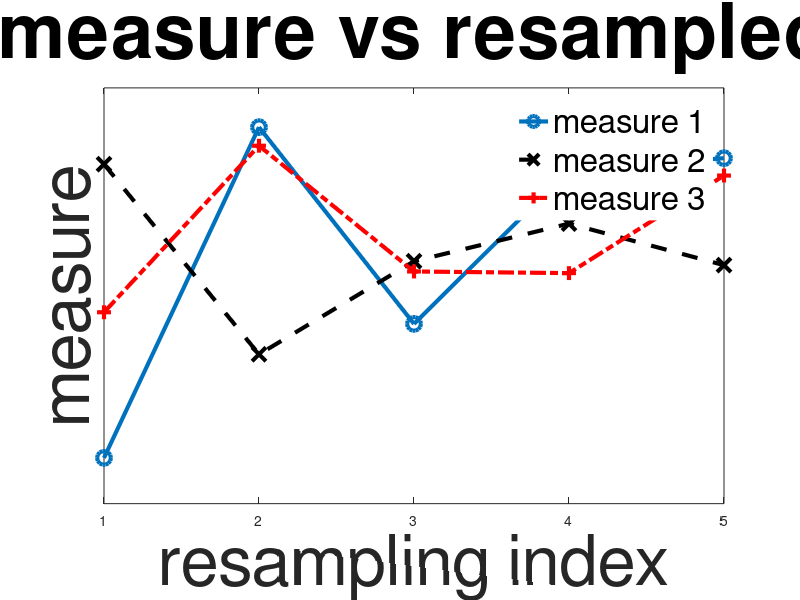

This figure's MATLAB source:
%========================================================================
%     <imgsurrogateplotbutton.m>, v 1.0 2010/02/11 22:09:14  Kugiumtzis & Tsimpiris
%     This is part of the MATS-Toolkit http://eeganalysis.web.auth.gr/

%========================================================================
% Copyright (C) 2010 by Dimitris Kugiumtzis and Alkiviadis Tsimpiris 
%                       <dkugiu@gen.auth.gr>

%========================================================================
% Version: 1.0

% The FreeBSD Copyright:	
% Copyright 1992-2012 The FreeBSD Project. All rights reserved.	

% Redistribution and use in source and binary forms, with or without modification, 
% are permitted provided that the following conditions are met:	

% Redistributions of source code must retain the above copyright notice, 
% this list of conditions and the following disclaimer.	
% Redistributions in binary form must reproduce the above copyright notice, 
% this list of conditions and the following disclaimer in the documentation 
% and/or other materials provided with the distribution.	

% "THIS SOFTWARE IS PROVIDED BY THE FREEBSD PROJECT ``AS IS' AND ANY EXPRESS OR IMPLIED WARRANTIES,
% INCLUDING, BUT NOT LIMITED TO, THE IMPLIED WARRANTIES OF MERCHANTABILITY AND FITNESS FOR A PARTICULAR 
% PURPOSE ARE DISCLAIMED. IN NO EVENT SHALL THE FREEBSD PROJECT OR CONTRIBUTORS BE LIABLE FOR ANY DIRECT,
% INDIRECT, INCIDENTAL, SPECIAL, EXEMPLARY, OR CONSEQUENTIAL DAMAGES (INCLUDING, BUT NOT LIMITED TO, PROCUREMENT
% OF SUBSTITUTE GOODS OR SERVICES; LOSS OF USE, DATA, OR PROFITS; OR BUSINESS INTERRUPTION) HOWEVER CAUSED AND ON
% ANY THEORY OF LIABILITY, WHETHER IN CONTRACT, STRICT LIABILITY, OR TORT (INCLUDING NEGLIGENCE OR OTHERWISE) ARISING
% IN ANY WAY OUT OF THE USE OF THIS SOFTWARE, EVEN IF ADVISED OF THE POSSIBILITY OF SUCH DAMAGE."

% The views and conclusions contained in the software and documentation are those of the authors and should not
% be interpreted as representing official policies, either expressed or implied, of the FreeBSD Project.

%=========================================================================
% Reference : D. Kugiumtzis and A. Tsimpiris, "Measures of Analysis of Time Series (MATS): 
% 	          A Matlab  Toolkit for Computation of Multiple Measures on Time Series Data Bases",
%             Journal of Statistical Software, Vol. 33, Issue 5, 2010
% Link      : http://eeganalysis.web.auth.gr/
%========================================================================= 

 
clear all
ndata = 5;
nmea = 3;
randn('state',0);
meaM = randn(ndata,nmea);
buttonsize = [150 120];

h = figure(1);
clf
% axes('position',[0.12 0.16 0.80 0.65])
h1 = plot(meaM(:,1),'o-','Markersize',10,'linewidth',3);
hold on
plot(meaM(:,2),'x--k','Markersize',10,'linewidth',3)
plot(meaM(:,3),'+-.r','Markersize',10,'linewidth',3)
set(gca,'XTickLabelMode','Manual');
set(gca,'XTickLabel',num2str([1:ndata]'));
set(gca,'XTickMode','Manual');
set(gca,'XTick',[1:ndata]');
set(gca,'YTickLabelMode','Manual');
set(gca,'YTickLabel','');
set(gca,'YTickMode','Manual');
set(gca,'YTick',[]);
% leg = legend('measure 1','measure 2','measure 3','location','NorthEastOutside');
leg = legend('measure 1','measure 2','measure 3','location','Best');
set(leg,'EdgeColor',[1 1 1])
set(leg,'FontSize',24)
ax = axis;
xlabel('resampling index','fontsize',50)
ylabel('measure','fontsize',50)
h = title('measure vs resampled','fontsize',55)
% hpos = get(h,'Position');
% hpos(1) = 0.999*hpos(1);
% set(h,'Position',hpos)
print -r300 -dbmp buttonsurrogateplot.bmp
